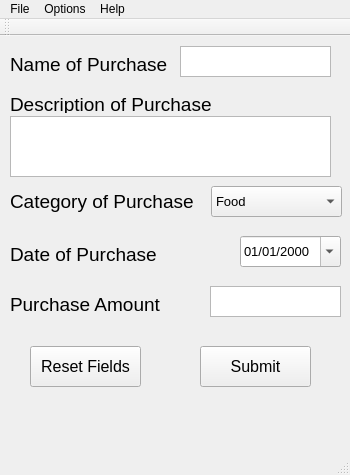
<?xml version="1.0" encoding="UTF-8"?>
<ui version="4.0">
 <class>ExpenseEntryWindow</class>
 <widget class="QMainWindow" name="ExpenseEntryWindow">
  <property name="geometry">
   <rect>
    <x>0</x>
    <y>0</y>
    <width>350</width>
    <height>475</height>
   </rect>
  </property>
  <property name="minimumSize">
   <size>
    <width>350</width>
    <height>475</height>
   </size>
  </property>
  <property name="windowTitle">
   <string>Expense Entry</string>
  </property>
  <widget class="QWidget" name="centralWidget">
   <widget class="QPlainTextEdit" name="plainTextEditCost">
    <property name="geometry">
     <rect>
      <x>210</x>
      <y>250</y>
      <width>131</width>
      <height>31</height>
     </rect>
    </property>
    <property name="font">
     <font>
      <pointsize>10</pointsize>
     </font>
    </property>
   </widget>
   <widget class="QLabel" name="labelDateOfPurchase">
    <property name="geometry">
     <rect>
      <x>10</x>
      <y>210</y>
      <width>161</width>
      <height>17</height>
     </rect>
    </property>
    <property name="font">
     <font>
      <pointsize>14</pointsize>
     </font>
    </property>
    <property name="text">
     <string>Date of Purchase</string>
    </property>
   </widget>
   <widget class="QDateEdit" name="dateEdit">
    <property name="geometry">
     <rect>
      <x>240</x>
      <y>200</y>
      <width>101</width>
      <height>31</height>
     </rect>
    </property>
    <property name="font">
     <font>
      <pointsize>10</pointsize>
     </font>
    </property>
    <property name="minimumDateTime">
     <datetime>
      <hour>0</hour>
      <minute>0</minute>
      <second>0</second>
      <year>1800</year>
      <month>1</month>
      <day>1</day>
     </datetime>
    </property>
    <property name="minimumDate">
     <date>
      <year>1800</year>
      <month>1</month>
      <day>1</day>
     </date>
    </property>
    <property name="displayFormat">
     <string extracomment="mm/dd/yyyy">MM/dd/yyyy</string>
    </property>
    <property name="calendarPopup">
     <bool>true</bool>
    </property>
   </widget>
   <widget class="QLabel" name="labelPurchaseAmount">
    <property name="geometry">
     <rect>
      <x>10</x>
      <y>260</y>
      <width>161</width>
      <height>17</height>
     </rect>
    </property>
    <property name="font">
     <font>
      <pointsize>14</pointsize>
     </font>
    </property>
    <property name="text">
     <string>Purchase Amount</string>
    </property>
   </widget>
   <widget class="QLabel" name="labelNameOfPurchase">
    <property name="geometry">
     <rect>
      <x>10</x>
      <y>20</y>
      <width>171</width>
      <height>17</height>
     </rect>
    </property>
    <property name="font">
     <font>
      <pointsize>14</pointsize>
     </font>
    </property>
    <property name="text">
     <string>Name of Purchase</string>
    </property>
   </widget>
   <widget class="QLabel" name="labelCatOfPurchase">
    <property name="geometry">
     <rect>
      <x>10</x>
      <y>150</y>
      <width>201</width>
      <height>31</height>
     </rect>
    </property>
    <property name="font">
     <font>
      <pointsize>14</pointsize>
     </font>
    </property>
    <property name="text">
     <string>Category of Purchase</string>
    </property>
   </widget>
   <widget class="QPushButton" name="pushButtonSubmit">
    <property name="geometry">
     <rect>
      <x>200</x>
      <y>310</y>
      <width>111</width>
      <height>41</height>
     </rect>
    </property>
    <property name="font">
     <font>
      <pointsize>12</pointsize>
     </font>
    </property>
    <property name="text">
     <string>Submit</string>
    </property>
   </widget>
   <widget class="QPushButton" name="pushButtonCancel">
    <property name="geometry">
     <rect>
      <x>30</x>
      <y>310</y>
      <width>111</width>
      <height>41</height>
     </rect>
    </property>
    <property name="font">
     <font>
      <pointsize>12</pointsize>
     </font>
    </property>
    <property name="text">
     <string>Reset Fields</string>
    </property>
   </widget>
   <widget class="QComboBox" name="comboBoxCats">
    <property name="geometry">
     <rect>
      <x>211</x>
      <y>150</y>
      <width>131</width>
      <height>31</height>
     </rect>
    </property>
    <property name="font">
     <font>
      <pointsize>10</pointsize>
     </font>
    </property>
    <item>
     <property name="text">
      <string>Food</string>
     </property>
    </item>
    <item>
     <property name="text">
      <string>Entertainment</string>
     </property>
    </item>
    <item>
     <property name="text">
      <string>Gas</string>
     </property>
    </item>
    <item>
     <property name="text">
      <string>Groceries</string>
     </property>
    </item>
    <item>
     <property name="text">
      <string>Personal Care</string>
     </property>
    </item>
    <item>
     <property name="text">
      <string>Clothing</string>
     </property>
    </item>
    <item>
     <property name="text">
      <string>Car Note</string>
     </property>
    </item>
    <item>
     <property name="text">
      <string>Car Insurance</string>
     </property>
    </item>
    <item>
     <property name="text">
      <string>Medication</string>
     </property>
    </item>
    <item>
     <property name="text">
      <string>Other</string>
     </property>
    </item>
    <item>
     <property name="text">
      <string>Spirituality</string>
     </property>
    </item>
   </widget>
   <widget class="QLabel" name="labelDescOfPurchase">
    <property name="geometry">
     <rect>
      <x>10</x>
      <y>60</y>
      <width>221</width>
      <height>17</height>
     </rect>
    </property>
    <property name="font">
     <font>
      <pointsize>14</pointsize>
     </font>
    </property>
    <property name="text">
     <string>Description of Purchase</string>
    </property>
   </widget>
   <widget class="QPlainTextEdit" name="plainTextEditDesc">
    <property name="geometry">
     <rect>
      <x>10</x>
      <y>80</y>
      <width>321</width>
      <height>61</height>
     </rect>
    </property>
    <property name="font">
     <font>
      <pointsize>10</pointsize>
     </font>
    </property>
   </widget>
   <widget class="QPlainTextEdit" name="plainTextEditName">
    <property name="geometry">
     <rect>
      <x>180</x>
      <y>10</y>
      <width>151</width>
      <height>31</height>
     </rect>
    </property>
    <property name="font">
     <font>
      <pointsize>10</pointsize>
     </font>
    </property>
   </widget>
   <widget class="QLabel" name="labelMessage">
    <property name="geometry">
     <rect>
      <x>20</x>
      <y>370</y>
      <width>311</width>
      <height>41</height>
     </rect>
    </property>
    <property name="font">
     <font>
      <pointsize>10</pointsize>
      <italic>true</italic>
     </font>
    </property>
    <property name="text">
     <string/>
    </property>
   </widget>
  </widget>
  <widget class="QMenuBar" name="menuBar">
   <property name="geometry">
    <rect>
     <x>0</x>
     <y>0</y>
     <width>350</width>
     <height>22</height>
    </rect>
   </property>
   <widget class="QMenu" name="menuExpense_Tracker">
    <property name="title">
     <string>File</string>
    </property>
    <addaction name="actionNewDatabaseFile"/>
    <addaction name="actionOpenDatabase"/>
    <addaction name="actionSave_Database"/>
    <addaction name="separator"/>
    <addaction name="actionExit"/>
   </widget>
   <widget class="QMenu" name="menuOptions">
    <property name="title">
     <string>Options</string>
    </property>
    <addaction name="actionAddExpenses"/>
    <addaction name="actionViewExpenses"/>
   </widget>
   <widget class="QMenu" name="menuHelp">
    <property name="title">
     <string>Help</string>
    </property>
    <addaction name="actionWhatIs"/>
    <addaction name="actionAbout"/>
   </widget>
   <addaction name="menuExpense_Tracker"/>
   <addaction name="menuOptions"/>
   <addaction name="menuHelp"/>
  </widget>
  <widget class="QToolBar" name="mainToolBar">
   <attribute name="toolBarArea">
    <enum>TopToolBarArea</enum>
   </attribute>
   <attribute name="toolBarBreak">
    <bool>false</bool>
   </attribute>
  </widget>
  <widget class="QStatusBar" name="statusBar"/>
  <action name="actionNewDatabaseFile">
   <property name="text">
    <string>New Database File</string>
   </property>
  </action>
  <action name="actionOpenDatabase">
   <property name="text">
    <string>Open Database</string>
   </property>
  </action>
  <action name="actionExit">
   <property name="text">
    <string>Exit</string>
   </property>
  </action>
  <action name="actionAddExpenses">
   <property name="text">
    <string>Add Expenses</string>
   </property>
  </action>
  <action name="actionViewExpenses">
   <property name="text">
    <string>View Expenses</string>
   </property>
  </action>
  <action name="actionWhatIs">
   <property name="text">
    <string>What is this?</string>
   </property>
  </action>
  <action name="actionAbout">
   <property name="text">
    <string>About</string>
   </property>
  </action>
  <action name="actionSave_Database">
   <property name="text">
    <string>Save Database</string>
   </property>
  </action>
 </widget>
 <layoutdefault spacing="6" margin="11"/>
 <tabstops>
  <tabstop>plainTextEditName</tabstop>
  <tabstop>plainTextEditDesc</tabstop>
  <tabstop>comboBoxCats</tabstop>
  <tabstop>dateEdit</tabstop>
  <tabstop>plainTextEditCost</tabstop>
  <tabstop>pushButtonCancel</tabstop>
  <tabstop>pushButtonSubmit</tabstop>
 </tabstops>
 <resources/>
 <connections>
  <connection>
   <sender>pushButtonCancel</sender>
   <signal>released()</signal>
   <receiver>plainTextEditCost</receiver>
   <slot>clear()</slot>
   <hints>
    <hint type="sourcelabel">
     <x>103</x>
     <y>369</y>
    </hint>
    <hint type="destinationlabel">
     <x>214</x>
     <y>311</y>
    </hint>
   </hints>
  </connection>
  <connection>
   <sender>pushButtonCancel</sender>
   <signal>released()</signal>
   <receiver>plainTextEditDesc</receiver>
   <slot>clear()</slot>
   <hints>
    <hint type="sourcelabel">
     <x>55</x>
     <y>354</y>
    </hint>
    <hint type="destinationlabel">
     <x>74</x>
     <y>172</y>
    </hint>
   </hints>
  </connection>
  <connection>
   <sender>pushButtonCancel</sender>
   <signal>released()</signal>
   <receiver>plainTextEditName</receiver>
   <slot>clear()</slot>
   <hints>
    <hint type="sourcelabel">
     <x>61</x>
     <y>356</y>
    </hint>
    <hint type="destinationlabel">
     <x>194</x>
     <y>65</y>
    </hint>
   </hints>
  </connection>
  <connection>
   <sender>pushButtonCancel</sender>
   <signal>released()</signal>
   <receiver>labelMessage</receiver>
   <slot>clear()</slot>
   <hints>
    <hint type="sourcelabel">
     <x>132</x>
     <y>366</y>
    </hint>
    <hint type="destinationlabel">
     <x>132</x>
     <y>416</y>
    </hint>
   </hints>
  </connection>
 </connections>
</ui>
